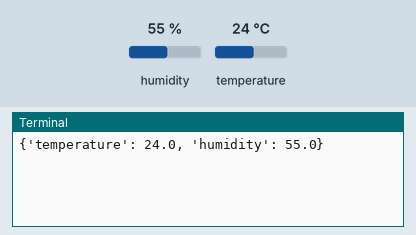
Simulated run of this program. Board: Raspberry Pi (BCM pin numbers). On the bench: the last lines printed to the terminal. Inputs (shaded band) come from the test bench; at power-on: humidity 55 %, temperature 24 °C. No MQTT or app messages arrive unless stated.

Above: at 1.3 s.
1.4 s: humidity set to 22 %
At 3.6 s:
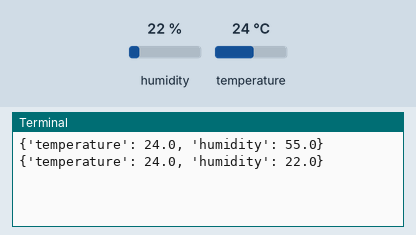
4.4 s: temperature set to 12 °C
At 6.0 s:
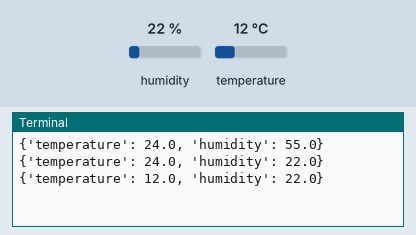
7.4 s: humidity set to 40 %
At 10.9 s:
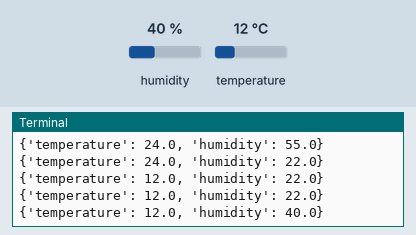
Timing chart, 0 to 12.4 s (numbered marks = the images above; inputs shaded):
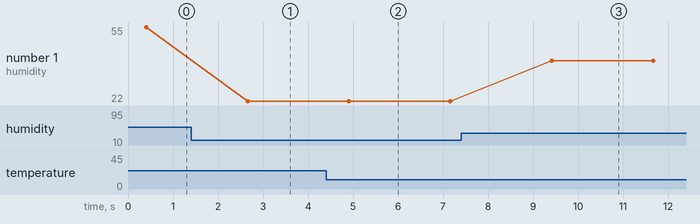

Measured:
- after the input at 1.4 s, the terminal: prints a new line after 1.3 s (image 1)
- after the input at 4.4 s, the terminal: prints a new line after 0.51 s (image 2)
- after the input at 7.4 s, the terminal: prints a new line after 2.0 s (image 3)
- plotted number 1: 55 → 22 after the input at 1.4 s, 22 → 40 after the input at 7.4 s

The program:

dht22mqtt.py
```python
import time
import board
import adafruit_dht
import paho.mqtt.client as mqtt
import json

# ---- DHT22 ----
dht = adafruit_dht.DHT22(board.D4)  # GPIO4

# ---- MQTT ----
MQTT_BROKER = "localhost"   # Pi เป็น server เอง
MQTT_TOPIC = "sensor/dht22"

client = mqtt.Client()
client.connect(MQTT_BROKER, 1883, 60)

while True:
    try:
        temp = dht.temperature
        hum = dht.humidity

        if temp is not None and hum is not None:
            payload = {
                "temperature": round(temp, 2),
                "humidity": round(hum, 2)
            }
            client.publish(MQTT_TOPIC, json.dumps(payload))
            print(payload)

    except RuntimeError as e:
        print("Read error:", e)

    time.sleep(2)
```
